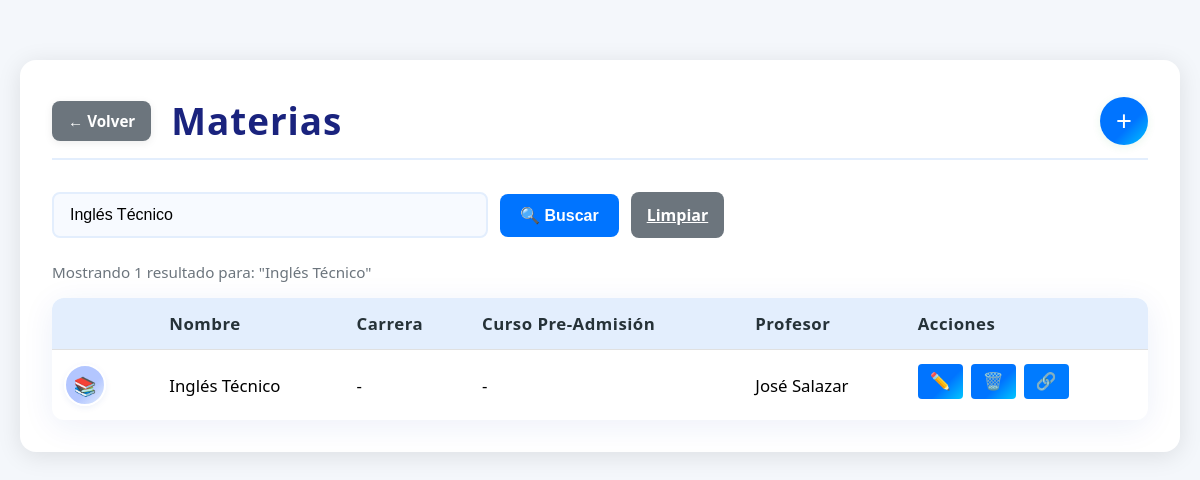
The app's page /materias.php?busqueda=Inglés Técnico (signed in), older data.
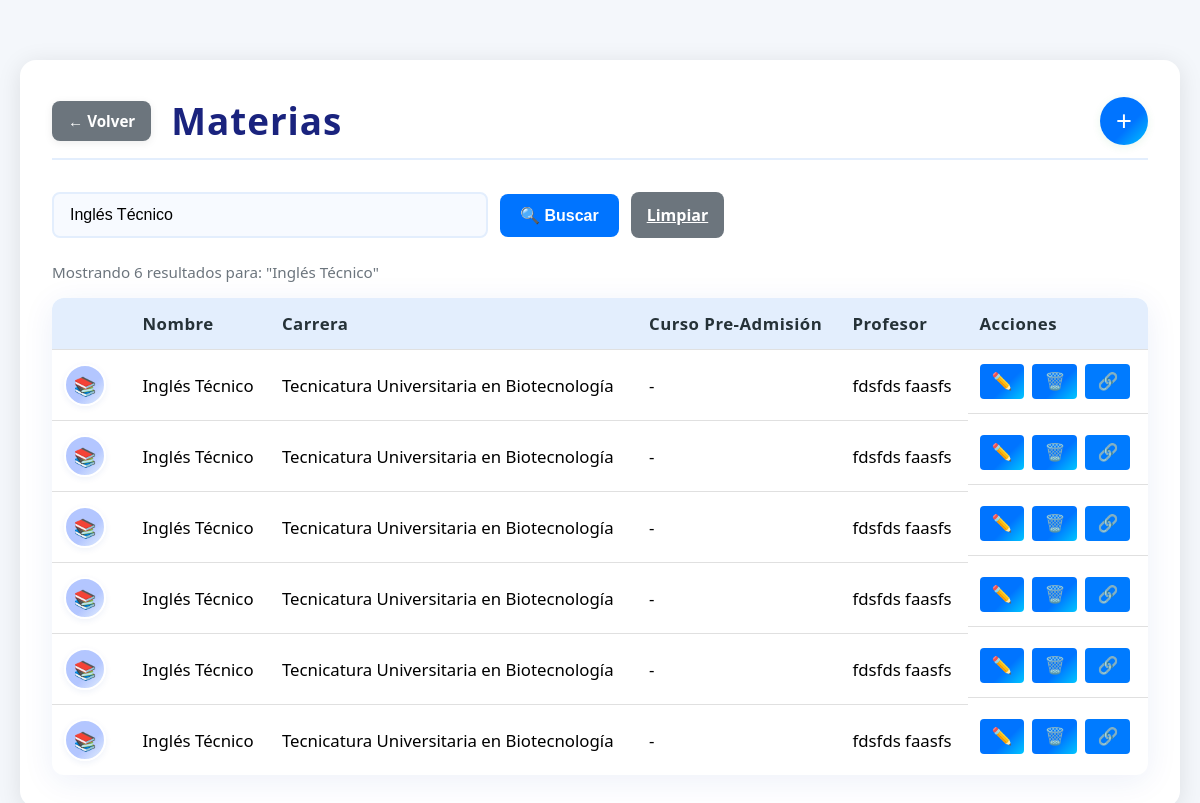
The same page, newer data.
### tables this page shows
CREATE TABLE `materias` (
  `id_materia` int(11) NOT NULL,
  `nombre` varchar(100) NOT NULL,
  `carrera_id` int(11) DEFAULT NULL,
  `curso_pre_admision_id` int(11) DEFAULT NULL,
  `profesor_id` int(11) DEFAULT NULL
);

CREATE TABLE `carreras` (
  `id_carrera` int(11) NOT NULL,
  `nombre` varchar(80) NOT NULL,
  `universidad_id` int(11) DEFAULT NULL
);

### materias.php (the view, shortened to what this page needs)
<?php
include 'conexion.php';
$busqueda = isset($_GET['busqueda']) ? trim($_GET['busqueda']) : '';
$sql = "SELECT m.*, c.nombre AS carrera, cp.nombre_curso AS curso_pre_admision,
               CONCAT(p.nombre, ' ', p.apellido) AS profesor_nombre
        FROM materias m
        LEFT JOIN carreras c ON m.carrera_id = c.id_carrera
        LEFT JOIN cursos_pre_admisiones cp ON m.curso_pre_admision_id = cp.id_curso_pre_admision
        LEFT JOIN profesores p ON m.profesor_id = p.id_profesor";
if (!empty($busqueda)) {
    $busqueda_escaped = $conn->real_escape_string($busqueda);
    $sql .= " WHERE m.nombre LIKE '%$busqueda_escaped%' OR c.nombre LIKE '%$busqueda_escaped%' OR p.nombre LIKE '%$busqueda_escaped%' OR p.apellido LIKE '%$busqueda_escaped%'";
}
$sql .= " ORDER BY m.nombre";
$materias = $conn->query($sql);
?>
<!DOCTYPE html>
<html lang="es">
<head>
    <link rel="stylesheet" href="css/añadir.css">
</head>
<body>
    <div class="main-container">
        <div class="materias-header">
            <div class="header-left">
                <a href="disposicionaulica.php" class="btn-volver">← Volver</a>
                <h2>Materias</h2>
            </div>
            <button class="btn-add" onclick="abrirModalAgregar()">+</button>
        </div>
        <form method="GET" class="search-container">
            <input type="text" name="busqueda" class="search-input" placeholder="Buscar por nombre de materia, carrera o profesor..." value="<?php echo htmlspecialchars($busqueda); ?>">
            <button type="submit" class="search-btn">🔍 Buscar</button>
            <?php if (!empty($busqueda)): ?>
                <a href="materias.php" class="clear-btn">Limpiar</a>
            <?php endif; ?>
        </form>
        <?php if (!empty($busqueda)): ?>
            <div class="results-info">
                <?php
                $total_resultados = $materias->num_rows;
                echo "Mostrando $total_resultados resultado" . ($total_resultados != 1 ? 's' : '') . " para: \"$busqueda\"";
                ?>
            </div>
        <?php endif; ?>
        <table class="materias-table">
            <thead>
                <tr>
                    <th></th>
                    <th>Nombre</th>
                    <th>Carrera</th>
                    <th>Curso Pre-Admisión</th>
                    <th>Profesor</th>
                    <th>Acciones</th>
                </tr>
            </thead>
            <tbody>
                <?php if ($materias->num_rows > 0): ?>
                    <?php while($m = $materias->fetch_assoc()): ?>
                    <tr>
                        <td><span class="avatar-materia">📚</span></td>
                        <td><?php echo htmlspecialchars($m['nombre']); ?></td>
                        <td><?php echo $m['carrera'] ? htmlspecialchars($m['carrera']) : '-'; ?></td>
                        <td><?php echo $m['curso_pre_admision'] ? htmlspecialchars($m['curso_pre_admision']) : '-'; ?></td>
                        <td><?php echo $m['profesor_nombre'] ? htmlspecialchars($m['profesor_nombre']) : '-'; ?></td>
                        <td class="acciones">
                            <button class="btn-edit" onclick="abrirModalEditar(<?php echo $m['id_materia']; ?>, '<?php echo htmlspecialchars($m['nombre']); ?>', '<?php echo $m['carrera_id']; ?>', '<?php echo $m['curso_pre_admision_id']; ?>')">✏️</button>
                            <button class="btn-delete" onclick="eliminarMateria(<?php echo $m['id_materia']; ?>, '<?php echo htmlspecialchars($m['nombre']); ?>')">🗑️</button>
                            <button class="btn-link" onclick="abrirModalEnlazar(<?php echo $m['id_materia']; ?>, '<?php echo htmlspecialchars($m['nombre']); ?>')">🔗</button>
                        </td>
                    </tr>
                    <?php endwhile; ?>
                <?php endif; ?>
            </tbody>
        </table>
    </div>
</body>
</html>

Row changes from the older to the newer data that the page shows:
changed materias (number 1 of 6 on the later page): carrera.nombre (not shown) → "Tecnicatura Universitaria en Biotecnología"; profesor_nombre "José Salazar" → "fdsfds faasfs"; no longer shows "-"
added materias: nombre "Inglés Técnico", carrera.nombre "Tecnicatura Universitaria en Biotecnología", profesor_nombre "fdsfds faasfs"
added materias: nombre "Inglés Técnico", carrera.nombre "Tecnicatura Universitaria en Biotecnología", profesor_nombre "fdsfds faasfs"
added materias: nombre "Inglés Técnico", carrera.nombre "Tecnicatura Universitaria en Biotecnología", profesor_nombre "fdsfds faasfs"
added materias: nombre "Inglés Técnico", carrera.nombre "Tecnicatura Universitaria en Biotecnología", profesor_nombre "fdsfds faasfs"
added materias: nombre "Inglés Técnico", carrera.nombre "Tecnicatura Universitaria en Biotecnología", profesor_nombre "fdsfds faasfs"
Text that changed along with them:
$total_resultados: "1" → "6"
text now shown: "s"
